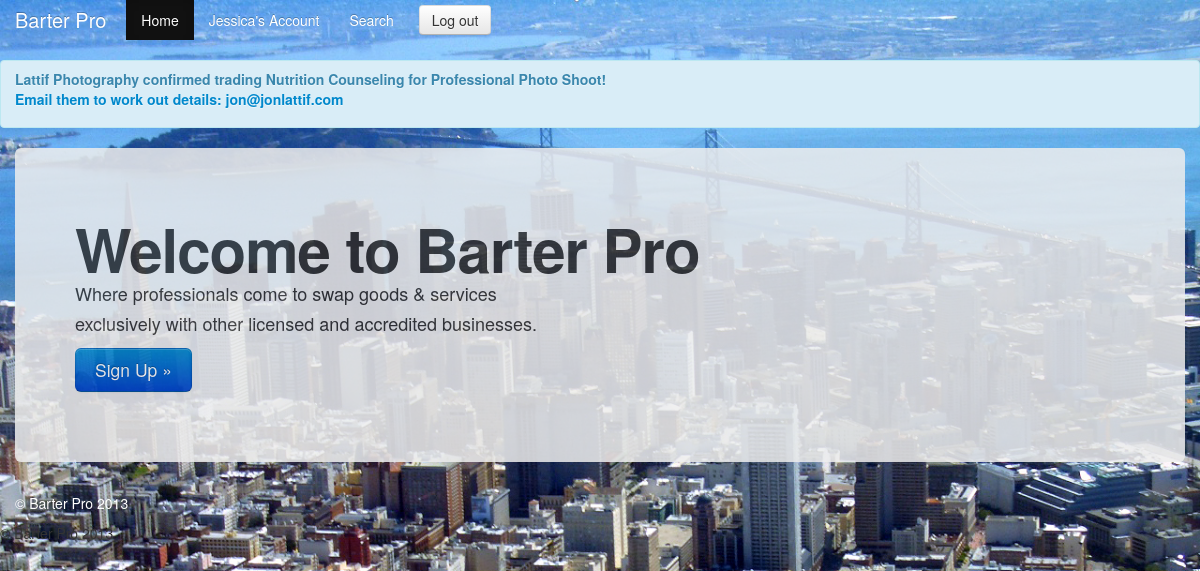
The page / (signed in) on the database its author committed.
### model.py (models this page shows)
class User(Base):
	__tablename__ = 'users'
	id = Column(Integer, primary_key=True)
	email = Column(String)
	password = Column(String)
	first_name = Column(String)
	last_name = Column(String)
	zipcode = Column(String)
	biz_name = Column(String)
	website = Column(String)
	image_url = Column(String, nullable=True)
	opt_a = Column(String, nullable=True)
	opt_b = Column(String, nullable=True)
	opt_c = Column(String, nullable=True)

class Participant(Base): #participants in specific trades
	__tablename__ = 'participants'
	id = Column(Integer, primary_key=True)
	user_id = Column(Integer, ForeignKey("users.id"))
	item_id = Column(Integer, ForeignKey("items.id"))
	trade_id = Column(Integer, ForeignKey("trades.id"))
	total_qty = Column(Integer)
	current_qty = Column(Integer, nullable=True)
	confirm = Column(Boolean, nullable=True)
	requester = Column(Boolean)
	user = relationship("User", backref=backref("participants"))
	item = relationship("Item", backref=backref("participants"))
	trade = relationship("Trade", backref=backref("participants"))

class Item(Base):
	__tablename__ = 'items'
	id = Column(Integer, primary_key=True)
	name = Column(String)
	description = Column(String)
	owned = Column(Boolean)
	image_url = Column(String, nullable=True)
	user_id = Column(Integer, ForeignKey("users.id"))
	cat_id = Column(Integer, ForeignKey("categories.id"))
	user = relationship("User", backref=backref("items", order_by=id))
	category = relationship("Category", backref=backref("items", order_by=id))

### server.py (the view)
@app.route("/")
def index():
	return render_template("index.html")
	"""Sign up page"""

### server.py (called while the page is built)
@app.before_request
def before_request():
	g.user_id = session.get("user_id") #gets user ID from current session
	if not g.user_id: # redirects to log-in if no user ID session
		g.user_id = None
		g.user = None
	else:
		g.user = db_session.query(User).get(g.user_id)
		g.notifications, g.new_confirms = get_notifications()
		print "***************", g.notifications

def get_notifications():
	notifications = db_session.query(Participant).filter_by(user_id=g.user_id, requester=False, confirm=None).all()
	all_my_trades = db_session.query(Participant).filter_by(user_id=g.user_id, requester=True).all()
	new_confirms = [participant for participant in all_my_trades if participant.trade.participants[1].confirm == True]
	return notifications, new_confirms

### Templates/index.html
  	{% extends "layout.html" %}
  	{% block body %}
      <div class="container">
      <div class="hero-unit">
        <h1>Welcome to Barter Pro </h1></link>
        <p>Where professionals come to swap goods & services <br>
        	exclusively with other licensed and accredited businesses.</p>
        <p><a href="/sign_up" class="btn btn-primary btn-large">Sign Up &raquo;</a></p>
      </div>
      <div class="row">
        <div class="span4">
        </div>
      </div>
      <footer>
        <p style="color:white">&copy; Barter Pro 2013</p>
      </footer>
    </div>
 	{% endblock %}

### Templates/layout.html (shortened to what this page needs)
<!DOCTYPE html>
<html lang="en">
  <head>
    <link rel="stylesheet" href="../static/bootstrap/css/bootstrap.css" type="text/css">
    <link rel="stylesheet" href="../static/bootstrap/css/main.css" type="text/css">
    <link rel="stylesheet" href="../static/bootstrap/css/bootstrap-responsive.css" type="text/css">
  </head>
  <body>
    <div class="navbar navbar-inverse navbar-fixed-top">
      <div class="navbar-inner">
        <div class="container">
          <a class="brand" href="/">Barter Pro</a>
          <div class="nav-collapse collapse">
            <ul class="nav">
              <li class="active"><a href="/home">Home</a></li>
              {% if g.user %}
              <li><a href="/my_account">{{ g.user.first_name }}'s Account </a>
              </li>
              {% endif %}
                  <li><a href="/view_categories">Search</a></li>
            </ul>
            {% if not g.user %}
            <form name="login" action="/authenticate" method="POST" class="navbar-form pull-right">
              <input class="span2" type="text" name="email" placeholder="Email">
              <input class="span2" type="password" name="password" placeholder="Password">
              <button type ="submit" value="sign in" class="btn" >Sign in</button>
            </form>
            {% else %}
              <div>
                <a href="{{url_for('log_out')}}" class="btn">
                  Log out
                </a>
              </div>
            {% endif %}
          </div>
        </div>
      </div>
    </div>
{% if g.new_confirms %}
    {% for confirm in g.new_confirms %}
      <div class="alert alert-info">
        <p>
          <strong>
           {{ confirm.trade.participants[1].user.biz_name }} confirmed trading {{ confirm.trade.participants[0].item.name }} for {{ confirm.trade.participants[1].item.name }}!
           <br>
           <a href="mailto:{{ confirm.trade.participants[1].user.email }}">
           Email them to work out details:
              {{ confirm.trade.participants[1].user.email }}
            </a>
           </strong>
         </p>
      </div>
  {% endfor %}
{% endif %}
    {% block body %}
    {% endblock %}
      <footer>
        <p>&copy; Barter Pro 2013</p>
      </footer>
  </body>
</html>

### Templates/layout.html (style rules this page uses)
body { padding-top: 60px; padding-bottom: 40px; }

### rows shown on the page
User: user.first_name "Jessica"
Participant: trade "Lattif Photography", trade "Nutrition Counseling", trade "Professional Photo Shoot", trade "jon@jonlattif.com"
